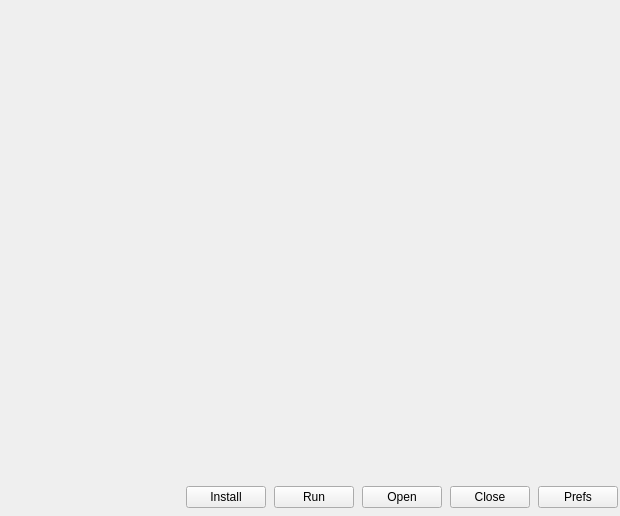
<?xml version="1.0" encoding="UTF-8"?>
<ui version="4.0">
 <class>CaosTerminal</class>
 <widget class="QWidget" name="CaosTerminal">
  <property name="geometry">
   <rect>
    <x>0</x>
    <y>0</y>
    <width>620</width>
    <height>516</height>
   </rect>
  </property>
  <property name="windowTitle">
   <string>Form</string>
  </property>
  <layout class="QVBoxLayout" name="verticalLayout">
   <property name="spacing">
    <number>4</number>
   </property>
   <property name="leftMargin">
    <number>2</number>
   </property>
   <property name="topMargin">
    <number>8</number>
   </property>
   <property name="rightMargin">
    <number>2</number>
   </property>
   <property name="bottomMargin">
    <number>8</number>
   </property>
   <item>
    <widget class="CTerminal" name="terminalWidget" native="true">
     <property name="sizePolicy">
      <sizepolicy hsizetype="Expanding" vsizetype="Expanding">
       <horstretch>0</horstretch>
       <verstretch>0</verstretch>
      </sizepolicy>
     </property>
    </widget>
   </item>
   <item>
    <layout class="QHBoxLayout" name="horizontalLayout">
     <property name="spacing">
      <number>8</number>
     </property>
     <item>
      <spacer name="horizontalSpacer">
       <property name="orientation">
        <enum>Qt::Horizontal</enum>
       </property>
       <property name="sizeHint" stdset="0">
        <size>
         <width>40</width>
         <height>20</height>
        </size>
       </property>
      </spacer>
     </item>
     <item>
      <widget class="QPushButton" name="installButton">
       <property name="sizePolicy">
        <sizepolicy hsizetype="Minimum" vsizetype="Fixed">
         <horstretch>0</horstretch>
         <verstretch>0</verstretch>
        </sizepolicy>
       </property>
       <property name="text">
        <string>Install</string>
       </property>
      </widget>
     </item>
     <item>
      <widget class="QPushButton" name="runButton">
       <property name="sizePolicy">
        <sizepolicy hsizetype="Minimum" vsizetype="Fixed">
         <horstretch>0</horstretch>
         <verstretch>0</verstretch>
        </sizepolicy>
       </property>
       <property name="text">
        <string>Run</string>
       </property>
      </widget>
     </item>
     <item>
      <widget class="QPushButton" name="openButton">
       <property name="sizePolicy">
        <sizepolicy hsizetype="Minimum" vsizetype="Fixed">
         <horstretch>0</horstretch>
         <verstretch>0</verstretch>
        </sizepolicy>
       </property>
       <property name="text">
        <string>Open</string>
       </property>
      </widget>
     </item>
     <item>
      <widget class="QPushButton" name="closeButton">
       <property name="sizePolicy">
        <sizepolicy hsizetype="Minimum" vsizetype="Fixed">
         <horstretch>0</horstretch>
         <verstretch>0</verstretch>
        </sizepolicy>
       </property>
       <property name="text">
        <string>Close</string>
       </property>
      </widget>
     </item>
     <item>
      <widget class="QPushButton" name="preferencesButton">
       <property name="sizePolicy">
        <sizepolicy hsizetype="Minimum" vsizetype="Fixed">
         <horstretch>0</horstretch>
         <verstretch>0</verstretch>
        </sizepolicy>
       </property>
       <property name="text">
        <string>Prefs</string>
       </property>
      </widget>
     </item>
    </layout>
   </item>
  </layout>
 </widget>
 <customwidgets>
  <customwidget>
   <class>CTerminal</class>
   <extends>QWidget</extends>
   <header>CSdk/CTerminal.h</header>
   <container>1</container>
  </customwidget>
 </customwidgets>
 <resources/>
 <connections/>
</ui>
